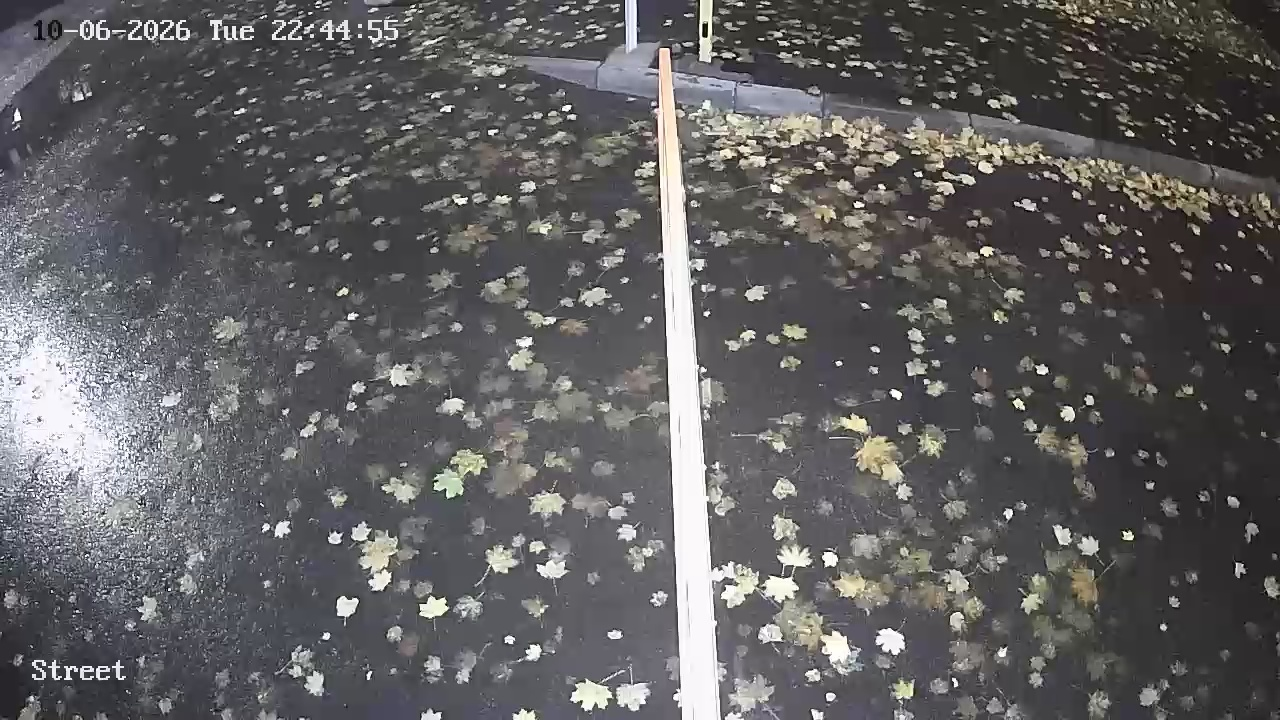
#> input picture tests/fixtures/barrier/closed_night/cam_1/0.jpg, 1280 x 720 px
$ python -i build_references.py   (imports and definitions only)
#> lines starting #> are read from the running program, lines starting #| are printed output that depends on the picture
#> further down, picture is the input picture: shape (720, 1280, 3); mean B, G, R 96.1, 95.2, 96.2
"""Bootstrap barrier reference maps, ROIs and fixtures from real recordings.

Plan 02-02 Task 1. Reads the sessions written by ``scripts.record_validation``
and a hand-labelled span file (``--spans``), then writes:

* ``<references>/<camera_id>/<bucket>/{closed,open}.png`` and ``rois.json`` --
  the runtime references, edge maps at ``WORK_SIZE`` (``data/`` is gitignored);
* the same files into ``<fixtures>/references/`` -- COMMITTED, byte-identical,
  so the T2 fixture test runs on a clean clone;
* ``<fixtures>/<class>/<camera_id>/<n>.jpg`` plus ``<fixtures>/index.json`` --
  a few native 1280x720 frames per class (never downscaled: the fixtures must
  exercise ``preprocess()``'s own resize).

Why a span file: most sessions mix states (an ``opening`` run is closed, open,
closed again; a ``passive_day`` run is hours of traffic), so a session label
cannot say which frames are closed or open. Sessions labelled ``closed_idle`` or
``closed_night`` without a span entry are taken as all-closed.

Reference choice: the cameras only refresh their picture every ~8-9 s, so
consecutive snapshots are duplicates. Frames are de-duplicated first, then the
reference per ``(camera, bucket, kind)`` is the medoid -- the candidate with the
lowest median edge distance to the other candidates in its class -- so a
mid-transition frame or a frame with a vehicle in it is never picked.

ROI: the arm band is the bounding box of the long orange arm in a daylight
closed frame (colour is robust; the edge difference between two references is
swamped by leaf texture on cam_1 and is only the fallback). The same band is
used for both ``closed`` and ``open``: the open arm
leaves almost nothing behind, so a separate open box would be empty and
``BarrierDetector._distance`` would score it 1.0. ``--roi-closed`` /
``--roi-open`` accept ``x,y,w,h`` in 1280x720 pixels, optionally prefixed with
``cam_1:`` to target one camera.

A missing ``(camera, bucket, kind)`` is a hard failure naming what is missing:
a silent gap would present as "the detector never works at night".

Usage::

    python -m scripts.build_references
    python -m scripts.build_references --bucket-threshold 110 --fixtures-per-class 5
"""

import argparse
import json
import os
import shutil
import sys
from collections import defaultdict

import cv2
import numpy as np

from src.config import load_settings
from src.detect.barrier import (
    WORK_SIZE,
    ReferenceSet,
    bucket_for,
    mean_brightness,
    preprocess,
)

#: Frames closer than this (mean gray diff at 160x90) are the same camera moment.
_DUPLICATE_DIFF = 0.8
_DEDUPE_SIZE = (160, 90)

#: States used as references; everything else is fixture-only.
_REFERENCE_KINDS = ("closed", "open")

#: Session labels taken as all-closed when no span entry exists.
_ALL_CLOSED_LABELS = ("closed_idle", "closed_night")

_SRC_SIZE = (1280, 720)


# [19 lines left out: functions _parse_roi, _to_work, not called in this run]


def _in_spans(index, spans):
    return any(low <= index <= high for low, high in spans)


# [63 lines left out: functions discover_sessions, collect_candidates, not called in this run]


def _distance(a, b):
    return float(np.mean(np.not_equal(a, b)))


# [29 lines left out: functions pick_medoid, arm_band, not called in this run]


def arm_band_color(frame):
    """Bounding box (WORK_SIZE) of the orange arm in a colour frame, or ``None``.

    The arm is the one long, thin, saturated-orange object; autumn leaves are
    also orange but small, so after a vertical morphological close the largest
    component is the arm. Night/IR frames carry no colour and return ``None``.
    """
    small = cv2.resize(frame, WORK_SIZE, interpolation=cv2.INTER_AREA)
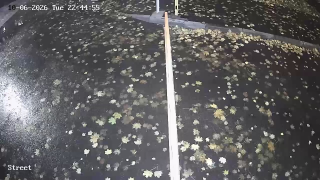
#> small: shape (180, 320, 3); mean B, G, R 96.1, 95.2, 96.2
    hsv = cv2.cvtColor(small, cv2.COLOR_BGR2HSV)
#> hsv: shape (180, 320, 3); mean H, S, V 90.8, 17.1, 99.1
    mask = ((hsv[..., 0] >= 3) & (hsv[..., 0] <= 20)
            & (hsv[..., 1] > 110) & (hsv[..., 2] > 120)).astype(np.uint8)
#> mask: shape (180, 320); every value is 0
    mask = cv2.morphologyEx(mask, cv2.MORPH_CLOSE,
                            cv2.getStructuringElement(cv2.MORPH_RECT, (3, 15)))
    count, _labels, stats, _ = cv2.connectedComponentsWithStats(mask, connectivity=8)
#> _labels: shape (180, 320) int32; every value is 0
#> count = 1; stats = [[0, 0, 320, 180, 57600]]
    if count <= 1:
        return None
    biggest = 1 + int(np.argmax(stats[1:, cv2.CC_STAT_AREA]))
    x, y, w, h = (int(stats[biggest, k]) for k in (
        cv2.CC_STAT_LEFT, cv2.CC_STAT_TOP, cv2.CC_STAT_WIDTH, cv2.CC_STAT_HEIGHT))
    if h < 0.3 * WORK_SIZE[1] or w > 0.25 * WORK_SIZE[0]:
        return None  # not arm-shaped: a leaf cluster or a vehicle
    pad = 3
    x0, y0 = max(0, x - pad), max(0, y - pad)
    x1, y1 = min(WORK_SIZE[0], x + w + pad), min(WORK_SIZE[1], y + h + pad)
    return (x0, y0, x1 - x0, y1 - y0)


# [172 lines left out: functions _union, _spread, write_fixtures, main, not called in this run]


# [2 lines not run here, left out]

>>> import cv2
>>> picture = cv2.imread('../tests/fixtures/barrier/closed_night/cam_1/0.jpg')
>>> result = arm_band_color(picture)

$ run again, on tests/fixtures/barrier/closed_night/cam_2/1.jpg
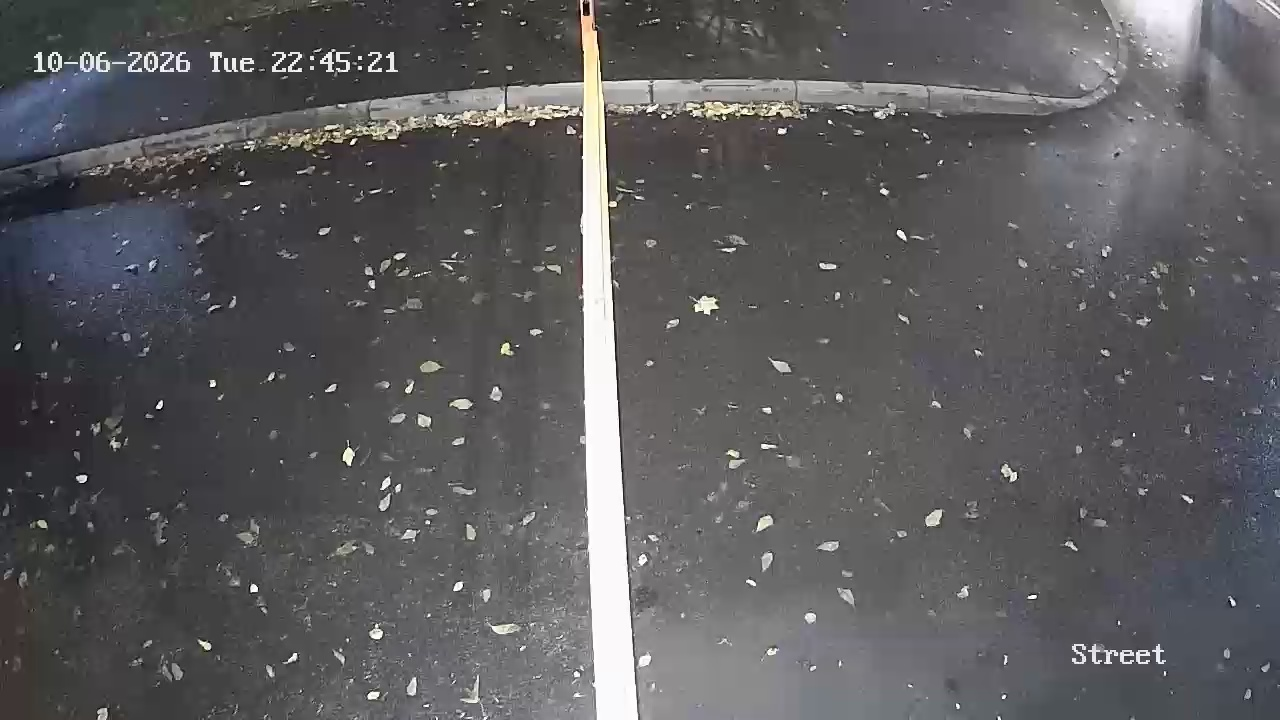
#> input picture tests/fixtures/barrier/closed_night/cam_2/1.jpg, 1280 x 720 px
#> picture is the input picture: shape (720, 1280, 3); mean B, G, R 93, 91.2, 91.8
#> in arm_band_color, `small = cv2.resize(frame, WORK_SIZE, interpolation=cv2.INTER_AREA)`:
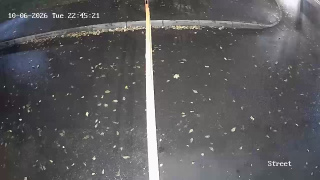
#> small: shape (180, 320, 3); mean B, G, R 93, 91.2, 91.8
#> hsv: shape (180, 320, 3); mean H, S, V 80.3, 14.8, 94.7
#> mask: shape (180, 320); every value is 0
#> _labels: shape (180, 320) int32; every value is 0
#> count = 1; stats = [[0, 0, 320, 180, 57600]]
